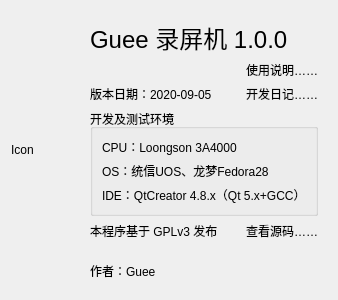
<?xml version="1.0" encoding="UTF-8"?>
<ui version="4.0">
 <class>FormAboutMe</class>
 <widget class="QWidget" name="FormAboutMe">
  <property name="geometry">
   <rect>
    <x>0</x>
    <y>0</y>
    <width>331</width>
    <height>300</height>
   </rect>
  </property>
  <property name="windowTitle">
   <string>Form</string>
  </property>
  <layout class="QHBoxLayout" name="horizontalLayout">
   <item>
    <widget class="QLabel" name="label_BigIcon">
     <property name="minimumSize">
      <size>
       <width>64</width>
       <height>64</height>
      </size>
     </property>
     <property name="maximumSize">
      <size>
       <width>64</width>
       <height>64</height>
      </size>
     </property>
     <property name="text">
      <string>Icon</string>
     </property>
    </widget>
   </item>
   <item>
    <widget class="QWidget" name="widget_2" native="true">
     <layout class="QGridLayout" name="gridLayout">
      <item row="2" column="0">
       <widget class="QLabel" name="label_23">
        <property name="text">
         <string>版本日期：2020-09-05</string>
        </property>
       </widget>
      </item>
      <item row="6" column="0" colspan="2">
       <widget class="QLabel" name="label_26">
        <property name="text">
         <string>作者：Guee</string>
        </property>
       </widget>
      </item>
      <item row="3" column="0" colspan="2">
       <widget class="QGroupBox" name="groupBox_6">
        <property name="enabled">
         <bool>true</bool>
        </property>
        <property name="title">
         <string>开发及测试环境</string>
        </property>
        <layout class="QVBoxLayout" name="verticalLayout_5">
         <item>
          <widget class="QLabel" name="label_18">
           <property name="text">
            <string>CPU：Loongson 3A4000</string>
           </property>
          </widget>
         </item>
         <item>
          <widget class="QLabel" name="label_20">
           <property name="text">
            <string>OS：统信UOS、龙梦Fedora28</string>
           </property>
          </widget>
         </item>
         <item>
          <widget class="QLabel" name="label_21">
           <property name="text">
            <string>IDE：QtCreator 4.8.x（Qt 5.x+GCC）</string>
           </property>
          </widget>
         </item>
        </layout>
       </widget>
      </item>
      <item row="4" column="0">
       <widget class="QLabel" name="label_22">
        <property name="text">
         <string>本程序基于 GPLv3 发布</string>
        </property>
       </widget>
      </item>
      <item row="2" column="1">
       <widget class="QLabel" name="label_Diary">
        <property name="text">
         <string>开发日记……</string>
        </property>
        <property name="alignment">
         <set>Qt::AlignRight|Qt::AlignTrailing|Qt::AlignVCenter</set>
        </property>
        <property name="openExternalLinks">
         <bool>true</bool>
        </property>
       </widget>
      </item>
      <item row="1" column="1">
       <widget class="QLabel" name="label_Help">
        <property name="text">
         <string>使用说明……</string>
        </property>
        <property name="alignment">
         <set>Qt::AlignRight|Qt::AlignTrailing|Qt::AlignVCenter</set>
        </property>
       </widget>
      </item>
      <item row="4" column="1">
       <widget class="QLabel" name="label_Source">
        <property name="text">
         <string>查看源码……</string>
        </property>
        <property name="alignment">
         <set>Qt::AlignRight|Qt::AlignTrailing|Qt::AlignVCenter</set>
        </property>
       </widget>
      </item>
      <item row="0" column="0" colspan="2">
       <widget class="QLabel" name="label_17">
        <property name="font">
         <font>
          <pointsize>18</pointsize>
         </font>
        </property>
        <property name="text">
         <string>Guee 录屏机 1.0.0</string>
        </property>
       </widget>
      </item>
      <item row="5" column="0">
       <spacer name="verticalSpacer">
        <property name="orientation">
         <enum>Qt::Vertical</enum>
        </property>
        <property name="sizeHint" stdset="0">
         <size>
          <width>20</width>
          <height>40</height>
         </size>
        </property>
       </spacer>
      </item>
     </layout>
    </widget>
   </item>
  </layout>
 </widget>
 <resources/>
 <connections/>
</ui>
